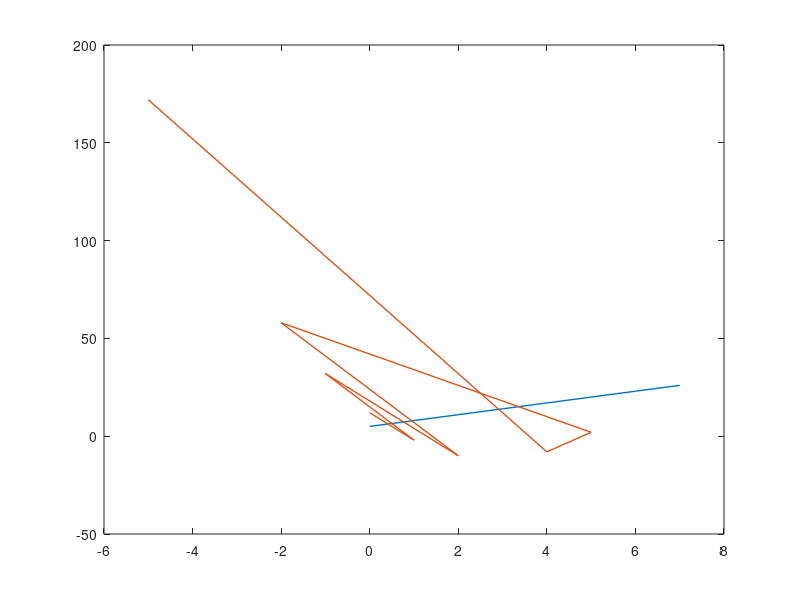

The MATLAB source for this figure:
clear;clc;
a = [0:7];                      % Array from 0 to 7 for all x values
b = [5 8 11 14 17 20 23 26];    % Array of [... ... ...] for all y values
plot(a,b,'linewidth',1 );                   
y = polyfit(a,b,2);             % P = polyfit(X,Y,N) finds the coefficients of a polynomial P(X) of
                                %      degree N that fits the data Y best in a least-squares sense.
                                % { We're guessing that the order is 1}
fprintf('Polyfit gives the y = (%g)x^2 +(%g)x + (%g) \n',y(1),y(2),y(3));


hold on;
c = [0 1 -1 2 -2 5 4 -5];           % New x value set
d = [12 -2 32 -10 58 2 -8 172];     % New y value set
plot(c,d, 'linewidth', 1);          % Plots (c,d) with linewidth set to 1.
q = polyfit(c,d,2);                 % polyfits(c,d) with a guess that it's a 2nd order
fprintf('Polyfit gives the q = (%g)^2 + (%g)x + (%g) \n',q(1),q(2),q(3));